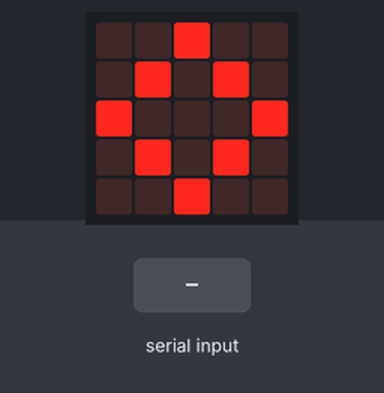
This program was run on a simulated BBC micro:bit running MicroPython. On the bench: the board's 5×5 LED display. Inputs (shaded band) come from the test bench.

Above: at 1.2 s.
1.3 s: "1" typed at the serial console
At 2.2 s:
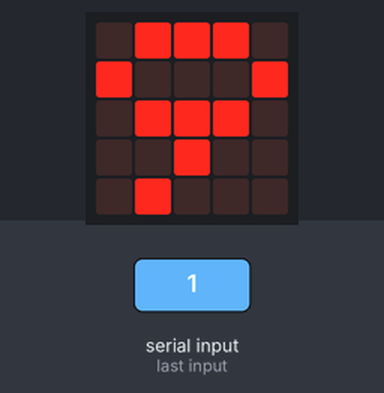
3.8 s: "0" typed at the serial console
At 4.7 s:
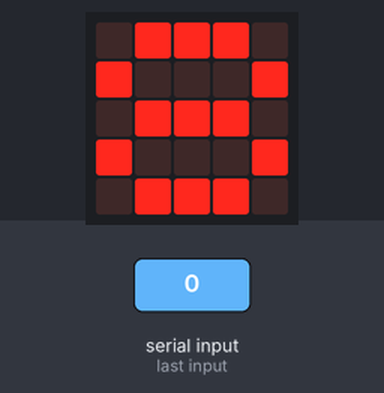
6.3 s: "2" typed at the serial console
At 7.2 s:
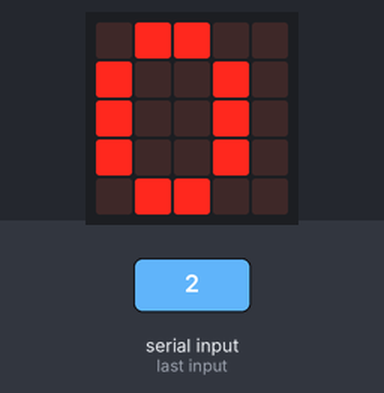
Timing chart, 0 to 9.3 s (numbered marks = the images above; inputs shaded):
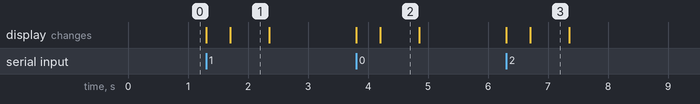

The program:

monitor.py
```python
from microbit import *
from micropython import kbd_intr

kbd_intr(-1)
uart.init(baudrate=115200, rx=pin0)

while True:
    if uart.any():
        b = uart.read(1)
        b = b[0]
        display.show(str(b))
        sleep(250)
    else:
        display.show(Image.DIAMOND)
```

Measured:
- after the input at 1.3 s, the display: first changes at once (image 1 shows a later state)
- after the input at 3.8 s, the display: first changes at once (image 2 shows a later state)
- after the input at 6.3 s, the display: first changes at once (image 3 shows a later state)
- what the display in image 1 shows lasts 0.7 s, from 1.7 s to 2.4 s
